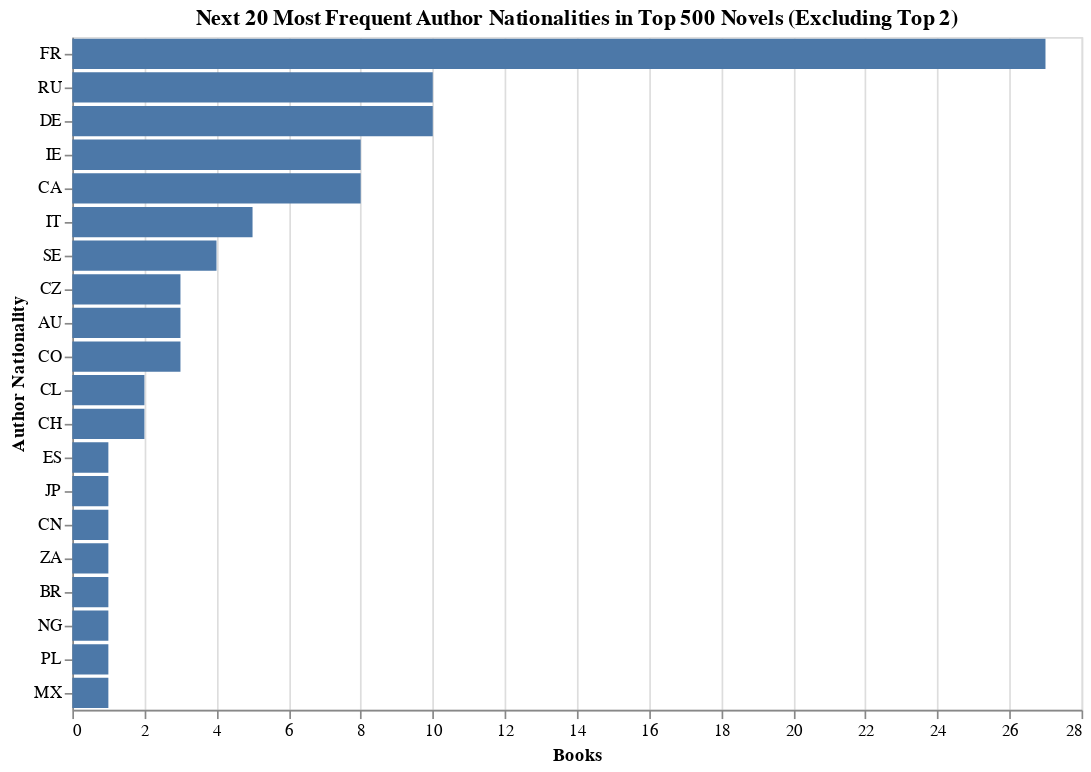

The cell this chart's notebook holds for it:
### Markdown cell above
To little suprise, a dataset from an English site about the nationality of top 500 novel authors is dominated by English-speaking countries, America and Great Britain. I think because this comes from Goodreads, a website that is only in English and clearly made for English speaking audience, then it would make sense that they would mainly read and rate books from their own country. There could be a in a completely different language that these users may enjoy, but they would never have the opportunity to read  and rate them, solely because they don't speak that language. That's why I would be concerned that books are being left out only because of a language barrier. International authors are locked out of these massive platforms like Goodreads, and can't establish themselves on these bigger audiences without translating their book in English

It would be nice to actually be able to tell how many other different countries are represented in the top 500 novels, so clearing out the top 2 bars would "unskew" the data and let us take a closer look at the runner ups. Let's filter out the top English speaking countries (we'll leave in the Aussies, though) to get a better look on the other nationalities of these authors.

### Code cell
# Exclude the top 2 most frequent nationalities
nationality_counts_filtered = nationality_counts.iloc[2:]

# Bar graph to visualize the next top 20 nationalities (after excluding the top 2)
top_nationalities_chart_filtered = alt.Chart(nationality_counts_filtered.head(20)).mark_bar().encode(
    x=alt.X('count:Q', title='Books'),
    y=alt.Y('author_nationality:N', sort='-x', title='Author Nationality'),
    tooltip=['author_nationality', 'count']
).properties(
    title="Next 20 Most Frequent Author Nationalities in Top 500 Novels (Excluding Top 2)",
    width=600,
    height=400
)

top_nationalities_chart_filtered

### Figure 1 — Vega-Lite specification as saved in the notebook (floating-point values rounded to 4 significant figures)
{"config": {"view": {"continuousWidth": 300, "continuousHeight": 300}}, "data": {"name": "data-ea6f7f40a2bdb2738188c4b28d632d51"}, "mark": {"type": "bar"}, "encoding": {"tooltip": [{"field": "author_nationality", "type": "nominal"}, {"field": "count", "type": "quantitative"}], "x": {"field": "count", "title": "Books", "type": "quantitative"}, "y": {"field": "author_nationality", "sort": "-x", "title": "Author Nationality", "type": "nominal"}}, "height": 400, "title": "Next 20 Most Frequent Author Nationalities in Top 500 Novels (Excluding Top 2)", "width": 600, "$schema": "https://vega.github.io/schema/vega-lite/v5.20.1.json", "datasets": {"data-ea6f7f40a2bdb2738188c4b28d632d51": [{"author_nationality": "FR", "count": 27}, {"author_nationality": "RU", "count": 10}, {"author_nationality": "DE", "count": 10}, {"author_nationality": "IE", "count": 8}, {"author_nationality": "CA", "count": 8}, {"author_nationality": "IT", "count": 5}, {"author_nationality": "SE", "count": 4}, {"author_nationality": "CZ", "count": 3}, {"author_nationality": "AU", "count": 3}, {"author_nationality": "CO", "count": 3}, {"author_nationality": "CL", "count": 2}, {"author_nationality": "CH", "count": 2}, {"author_nationality": "ES", "count": 1}, {"author_nationality": "JP", "count": 1}, {"author_nationality": "CN", "count": 1}, {"author_nationality": "ZA", "count": 1}, {"author_nationality": "BR", "count": 1}, {"author_nationality": "NG", "count": 1}, {"author_nationality": "PL", "count": 1}, {"author_nationality": "MX", "count": 1}]}}
